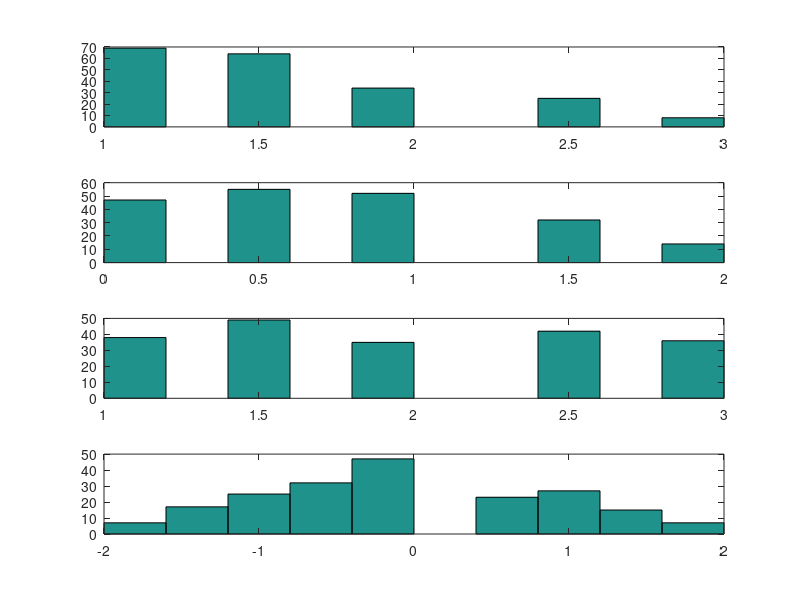

Source code (MATLAB):
n_trials = 200;

DA = randsample([1:0.5:3],n_trials,true);
DB = randsample([1:0.5:3],n_trials,true);


D1 = min(DA,DB);
D2 = abs(DA-DB);

subplot(4,1,1)
hist(D1)

subplot(4,1,2)
hist(D2)

% from perspective of agent A
subplot(4,1,3)
D1_A = DA;
hist(D1_A)

subplot(4,1,4)
D2_A = DA-DB;
hist(D2_A)